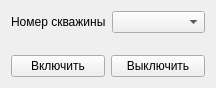
<?xml version="1.0" encoding="UTF-8"?>
<ui version="4.0">
 <class>Bore</class>
 <widget class="QWidget" name="Bore">
  <property name="geometry">
   <rect>
    <x>0</x>
    <y>0</y>
    <width>216</width>
    <height>88</height>
   </rect>
  </property>
  <property name="sizePolicy">
   <sizepolicy hsizetype="Expanding" vsizetype="Expanding">
    <horstretch>0</horstretch>
    <verstretch>0</verstretch>
   </sizepolicy>
  </property>
  <property name="maximumSize">
   <size>
    <width>216</width>
    <height>88</height>
   </size>
  </property>
  <property name="windowTitle">
   <string>Скважины</string>
  </property>
  <layout class="QVBoxLayout" name="verticalLayout">
   <item>
    <layout class="QFormLayout" name="formLayout">
     <item row="0" column="0">
      <widget class="QLabel" name="label">
       <property name="text">
        <string>Номер скважины</string>
       </property>
      </widget>
     </item>
     <item row="0" column="1">
      <widget class="QComboBox" name="boreComboBox"/>
     </item>
    </layout>
   </item>
   <item>
    <layout class="QHBoxLayout" name="horizontalLayout">
     <item>
      <widget class="QPushButton" name="boreOnButton">
       <property name="text">
        <string>Включить</string>
       </property>
      </widget>
     </item>
     <item>
      <widget class="QPushButton" name="boreOffButton">
       <property name="text">
        <string>Выключить</string>
       </property>
      </widget>
     </item>
    </layout>
   </item>
  </layout>
 </widget>
 <resources/>
 <connections/>
</ui>
